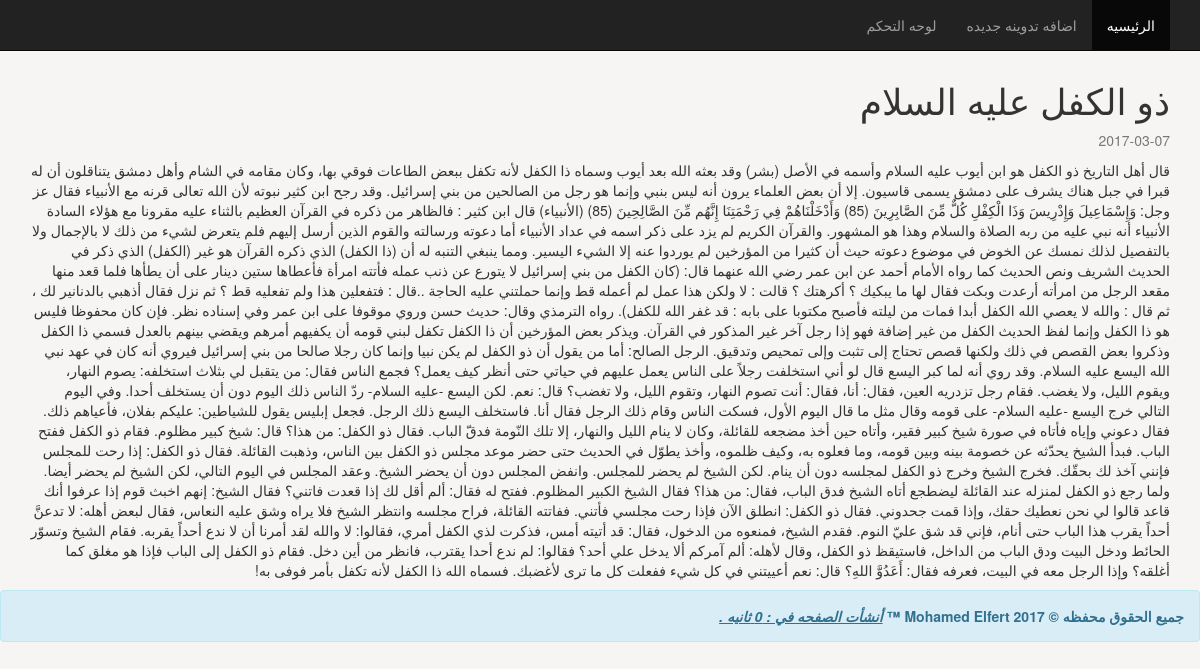
/post.php?id=2, run on the app's committed database.
### tables this page shows
CREATE TABLE `posts` (
  `id` int(11) NOT NULL,
  `title` varchar(255) NOT NULL,
  `subject` text NOT NULL,
  `created_at` date NOT NULL
);

### post.php (the view)
<?php
require 'connect.php';
require 'header.php';
$id = $_GET['id'];
if(isset($id)){
    $stmnt = $conn->query("SELECT * FROM posts WHERE id = '$id'");
    $row = $stmnt->fetch(PDO::FETCH_OBJ);
    $count = $stmnt->rowCount();
    if($count > 0){
        ?>
            <div class='container'>
                <h1><?php echo $row->title ?></h1>
                <p class='text-muted'><?php echo $row->created_at ?></p>
                <p><?php echo $row->subject ?></p>
            </div>
        <?php
    }else{
        echo '<h3 class="alert alert-success">لا يوجد أي محتوي .</h3>';
    }
}
require 'footer.php';
?>

### css/style.css (style rules this page uses)
body { background-color: #f7f4f4; padding-top: 60px; }

### data on the page
posts: title "ذو الكفل عليه السلام", created_at "2017-03-07", subject "قال أهل التاريخ ذو الكفل هو ابن أيوب عليه السلام وأسمه في الأصل (بشر) وقد بعثه الله بعد أيوب وسماه ذا الكفل لأنه تكفل ببعض الطاعات فوقي بها، وكان مقامه في الشام وأهل دمشق يتناقلون أن له قبرا في جبل هناك يشرف على دمشق يسمى قاسيون. إلا أن بعض العلماء يرون أنه ليس بنبي وإنما هو رجل من الصالحين من بني إسرائيل. وقد رجح ابن كثير نبوته لأن الله تعالى قرنه مع الأنبياء فقال عز وجل: وَإِسْمَاعِيلَ وَإِدْرِيسَ وَذَا الْكِفْلِ كُلٌّ مِّنَ الصَّابِرِينَ (85) وَأَدْخَلْنَاهُمْ فِي رَحْمَتِنَا إِنَّهُم مِّنَ الصَّالِحِينَ (85) (الأنبياء) قال ابن كثير : فالظاهر من ذكره في القرآن العظيم بالثناء عليه مقرونا مع هؤلاء السادة الأنبياء أنه نبي عليه من ربه الصلاة والسلام وهذا هو المشهور. والقرآن الكريم لم يزد على…"

### other printed values
$takentime "0"
